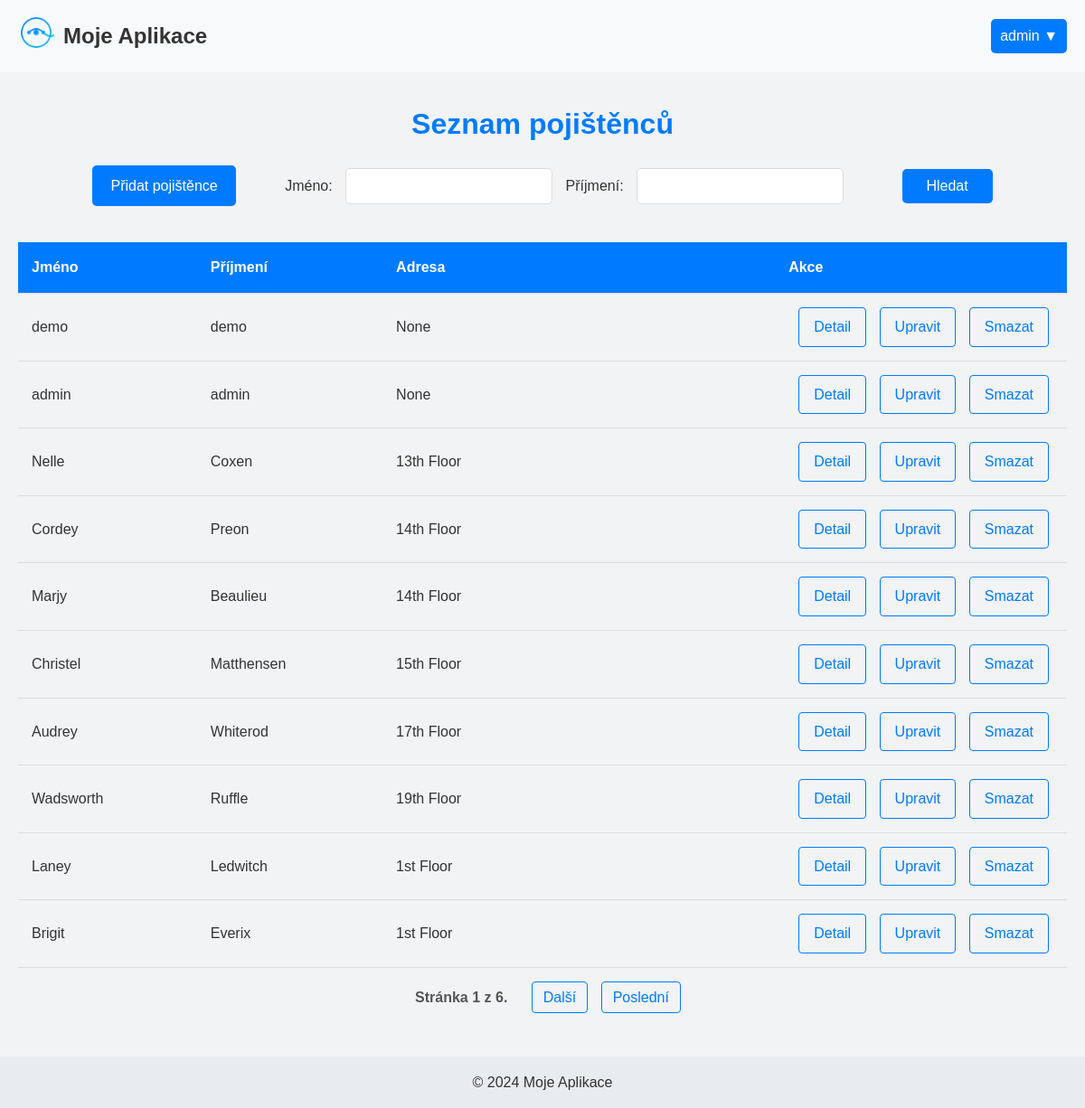
Page /pojistenci/seznam_pojistencu/?order_by=adresa&order_direction=asc (signed in) on the committed database.
### NovyProjekt/models.py (models this page shows, shortened)
class Uzivatel(AbstractBaseUser, PermissionsMixin):
    ROLE_CHOICES = [
        ('admin', 'Admin'),
        ('agent', 'Agent'),
        ('pojistenec', 'Pojištěnec'),
    ]
    first_name = models.CharField(max_length=50)
    last_name = models.CharField(max_length=50)
    adresa = models.CharField(max_length=255, blank=True, null=True)
    vek = models.IntegerField(null=True)
    email = models.EmailField(max_length=300, unique=True)
    role = models.CharField(max_length=20, choices=ROLE_CHOICES, default='pojistenec')
    is_admin = models.BooleanField(default=False)
    is_superuser = models.BooleanField(default=False)
    is_active = models.BooleanField(default=True)
    last_login = models.DateTimeField(default=timezone.now)
    date_joined = models.DateTimeField(default=timezone.now)
    foto = models.ImageField(upload_to='images/', blank=True, null=True)
    objects = UzivatelManager()
    USERNAME_FIELD = 'email'
    REQUIRED_FIELDS = ['first_name', 'last_name']

### NovyProjekt/views.py (the view)
# urls.py: path('pojistenci/seznam_pojistencu/', views.seznam_pojistencu, name='seznam_pojistencu'),
@login_required
def seznam_pojistencu(request):
    vyhledavaci_form = VyhledavaciForm()
    order_by = request.GET.get('order_by', 'first_name')
    order_direction = request.GET.get('order_direction', 'asc') or 'asc'
    if order_by not in ['first_name', 'last_name', 'vek', 'adresa']:
        order_by = 'first_name'
    if order_direction == 'desc':
        order_by = f'-{order_by}'
    pojistenci = Uzivatel.objects.all().order_by(order_by)
    jmeno = request.GET.get('jmeno', '').strip() if request.GET.get('jmeno') else ''
    prijmeni = request.GET.get('prijmeni', '').strip() if request.GET.get('prijmeni') else ''
    if jmeno and prijmeni:
        pojistenci = pojistenci.filter(first_name__icontains=jmeno, last_name__icontains=prijmeni)
    elif jmeno:
        pojistenci = pojistenci.filter(first_name__icontains=jmeno)
    elif prijmeni:
        pojistenci = pojistenci.filter(last_name__icontains=prijmeni)
    paginator = Paginator(pojistenci, 10)
    page_number = request.GET.get('page')
    try:
        page_obj = paginator.get_page(page_number)
    except PageNotAnInteger:
        page_obj = paginator.get_page(1)
    except EmptyPage:
        page_obj = paginator.get_page(paginator.num_pages)
    return render(request, 'pojistenci/seznam_pojistencu.html', {
        'vyhledavaci_form': vyhledavaci_form,
        'page_obj': page_obj,
        'order_by': order_by,
        'order_direction': order_direction,
    })

### NovyProjekt/forms.py
class VyhledavaciForm(forms.Form):
    jmeno = forms.CharField(required=False, label='Jméno')
    prijmeni = forms.CharField(required=False, label='Příjmení')

### NovyProjekt/templates/pojistenci/seznam_pojistencu.html (shortened to what this page needs)
{% extends 'index.html' %}
{% load static %}
{% block extra_styles %}
    <link rel="stylesheet" href="{% static 'css/seznam_pojistencu.css' %}">
{% endblock %}
{% block content %}
<div class="container-pojistenci">
    <h1>Seznam pojištěnců</h1>
    <form method="GET" class="vyhledavaci-form">
        <div class="vyhledavaci-form-section">
            <a href="{% url 'pridat_pojistence' %}" class="btn">Přidat pojištěnce</a>
            {{ vyhledavaci_form.jmeno.label_tag }} {{ vyhledavaci_form.jmeno }}
            {{ vyhledavaci_form.prijmeni.label_tag }} {{ vyhledavaci_form.prijmeni }}
            <button type="submit">Hledat</button>
        </div>
    </form>
    {% if page_obj %}
    <table>
        <thead>
            <tr>
                <th>
                    <a href="?order_by=first_name&order_direction={% if request.GET.order_by == 'first_name' and request.GET.order_direction == 'asc' %}desc{% else %}asc{% endif %}">
                        Jméno
                    </a>
                </th>
                <th>
                    <a href="?order_by=last_name&order_direction={% if request.GET.order_by == 'last_name' and request.GET.order_direction == 'asc' %}desc{% else %}asc{% endif %}">
                        Příjmení
                    </a>
                </th>
                <th>
                    <a href="?order_by=adresa&order_direction={% if request.GET.order_by == 'adresa' and request.GET.order_direction == 'asc' %}desc{% else %}asc{% endif %}">
                        Adresa
                    </a>
                </th>
                <th>Akce</th>
            </tr>
        </thead>
        <tbody>
            {% for pojistenec in page_obj %}
                <tr>
                    <td>{{ pojistenec.first_name }}</td>
                    <td>{{ pojistenec.last_name }}</td>
                    <td>{{ pojistenec.adresa }}</td>
                    <td>
                        <div class="pojistenci-actions">
                            <a href="{% url 'detail_pojistence' pojistenec.pk %}">Detail</a>
                            <a href="{% url 'upravit_pojistence' pojistenec.pk %}">Upravit</a>
                            <a href="{% url 'smazat_pojistence' pojistenec.pk %}">Smazat</a>
                        </div>
                    </td>
                </tr>
            {% endfor %}
        </tbody>
    </table>
    <div class="pagination">
        <span class="step-links">
        <span class="current">
            Stránka {{ page_obj.number }} z {{ page_obj.paginator.num_pages }}.
        </span>
        {% if page_obj.has_next %}
            <a href="?page={{ page_obj.next_page_number }}&order_by={{ request.GET.order_by }}&order_direction={{ request.GET.order_direction }}&jmeno={{ request.GET.jmeno }}&prijmeni={{ request.GET.prijmeni }}">Další</a>
            <a href="?page={{ page_obj.paginator.num_pages }}&order_by={{ request.GET.order_by }}&order_direction={{ request.GET.order_direction }}&jmeno={{ request.GET.jmeno }}&prijmeni={{ request.GET.prijmeni }}">Poslední</a>
        {% endif %}
    </span>
    </div>
    {% else %}
        <p>Žádní pojištěnci nenalezeni.</p>
    {% endif %}
</div>
{% endblock %}

### NovyProjekt/templates/index.html (shortened to what this page needs)
<!DOCTYPE html>
<html lang="cs">
<head>
    {% load static %}
    <link rel="stylesheet" href="{% static 'css/index.css' %}">
    {% block extra_styles %}{% endblock %}
</head>
<body>
    <header>
        <div class="container">
            <div class="header-content">
                <div class="logo">
                    <a href="{% url 'index' %}">
                        <img src="{% static 'images/image.png' %}" alt="Logo" class="logo-img">
                    </a>
                    <span>Moje Aplikace</span>
                </div>
                <div class="dropdown">
                    <button class="dropbtn">
                        {% if user.is_authenticated %}
                            {{ user.first_name }} ▼
                        {% else %}
                            Menu ▼
                        {% endif %}
                    </button>
                </div>
            </div>
        </div>
    </header>
    <main>
        <div class="container">
            {% block content %}{% endblock %}
        </div>
    </main>
    <footer>
        <div class="container">
            <p>&copy; 2024 Moje Aplikace</p>
        </div>
    </footer>
</body>
</html>

### NovyProjekt/static/css/index.css (style rules this page uses)
* { margin: 0; padding: 0; box-sizing: border-box; }
body { font-family: Arial, sans-serif; line-height: 1.6; color: #333; min-height: 100vh; display: flex; flex-direction: column; }
.container { width: 100%; max-width: 1200px; margin: 0 auto; padding: 0 20px; }
header { background-color: #f8f9fa; padding: 1rem 0; }
.header-content { display: flex; justify-content: space-between; align-items: center; }
.logo { display: flex; justify-content: flex-start; align-items: center ; }
.logo img { width: 40px; height: 40px; margin-right: 10px; }
.logo span { font-size: 1.5rem; font-weight: bold; }
.dropdown { position: relative; display: inline-block; }
.dropbtn { background-color: #007bff; color: white; padding: 10px; font-size: 16px; border: none; border-radius: 5px; cursor: pointer; }
main { flex-grow: 1; padding: 2rem 0; background-color: #f1f3f5; }
h1 { text-align: center; margin-bottom: 1rem; }
.btn { display: inline-block; background-color: #007bff; color: white; padding: 0.5rem 1rem; text-decoration: none; border-radius: 4px; transition: background-color 0.3s; }
footer { background-color: #e9ecef; padding: 1rem 0; text-align: center; }

### NovyProjekt/static/css/seznam_pojistencu.css (style rules this page uses)
h2 ,h1 { text-align: center; color: #007bff; margin-bottom: 20px; }
table { width: 100%; border-collapse: collapse; margin-top: 20px; border-bottom: 1px solid #ddd; border-radius: 10px; }
table th, table td { padding: 15px; text-align: left; border-bottom: 1px solid #ddd; }
th:last-child { text-align: center; padding-right: 20px; }
table th a { text-decoration: none; color: white; }
table th { background-color: #007bff; color: white; }
.pojistenci-actions { text-align: right; }
.pojistenci-actions a { display: inline-block; padding: 8px 16px; margin: 0 5px; text-decoration: none; color: #007bff; border: 1px solid #007bff; border-radius: 4px; transition: all 0.3s ease; }
.pagination { display: flex; justify-content: center; margin: 20px 0; font-size: 16px; }
.step-links a { text-decoration: none; padding: 8px 12px; margin: 0 5px; border: 1px solid #007bff; border-radius: 4px; color: #007bff; transition: background-color 0.3s, color 0.3s; }
.current { padding: 8px 12px; margin: 0 5px; font-weight: bold; color: #555; border-radius: 4px; }
.btn { display: inline-block; padding: 10px 20px; background-color: #007bff; color: white; border: none; border-radius: 5px; text-align: center; text-decoration: none; font-size: 16px; transition: background-color 0.3s, transform 0.2s; cursor: pointer; }
.vyhledavaci-form { display: flex; justify-content: space-evenly; align-items: center; }
.vyhledavaci-form-section { margin-bottom: 20px; }
.vyhledavaci-form a, .vyhledavaci-form select, .vyhledavaci-form button { flex: 1; margin: 0 50px; max-width: 200px; min-width: 100px; }
.vyhledavaci-form label { margin-right: 10px; }
.vyhledavaci-form input { padding: 10px; border: 1px solid #ddd; border-radius: 5px; font-size: 16px; margin-right: 10px; }
.vyhledavaci-form button[type="submit"] { padding: 10px 15px; background-color: #007bff; color: white; border: none; border-radius: 5px; font-size: 16px; cursor: pointer; }

### rows in the picture
Uzivatel: first_name "admin", last_name "admin", adresa "None"
Uzivatel: first_name "demo", last_name "demo", adresa "None"
Uzivatel: first_name "Nelle", last_name "Coxen", adresa "13th Floor"
Uzivatel: first_name "Cordey", last_name "Preon", adresa "14th Floor"
Uzivatel: first_name "Marjy", last_name "Beaulieu", adresa "14th Floor"
Uzivatel: first_name "Christel", last_name "Matthensen", adresa "15th Floor"
Uzivatel: first_name "Audrey", last_name "Whiterod", adresa "17th Floor"
Uzivatel: first_name "Wadsworth", last_name "Ruffle", adresa "19th Floor"
Uzivatel: first_name "Laney", last_name "Ledwitch", adresa "1st Floor"
Uzivatel: first_name "Brigit", last_name "Everix", adresa "1st Floor"

### other values in the picture
{{ vyhledavaci_form.jmeno.label_tag }} "Jméno:"
{{ vyhledavaci_form.prijmeni.label_tag }} "Příjmení:"
{{ page_obj.number }} "1"
{{ page_obj.paginator.num_pages }} "6"
